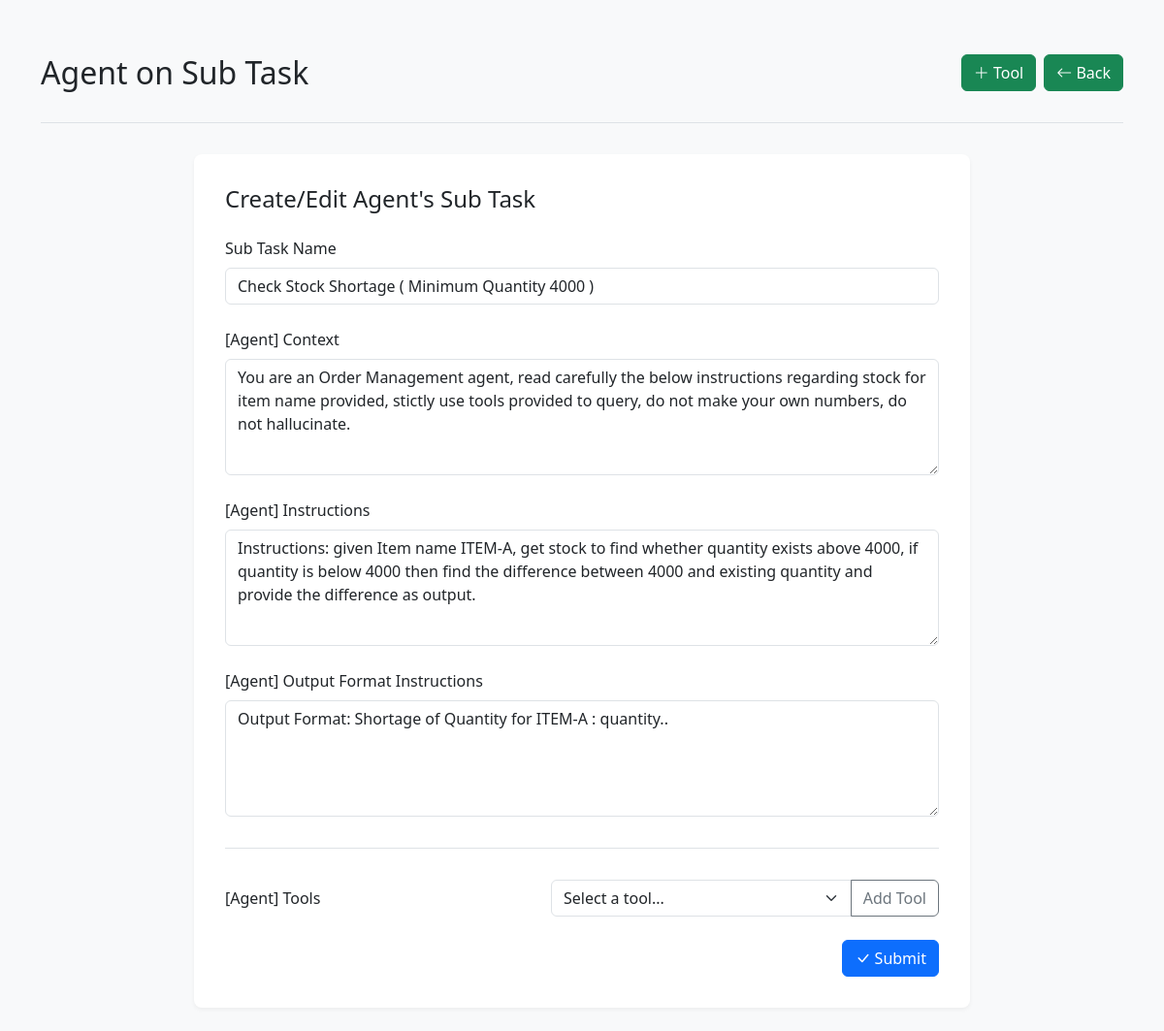
The page /task/10/step/16/edit on the database as committed earlier.
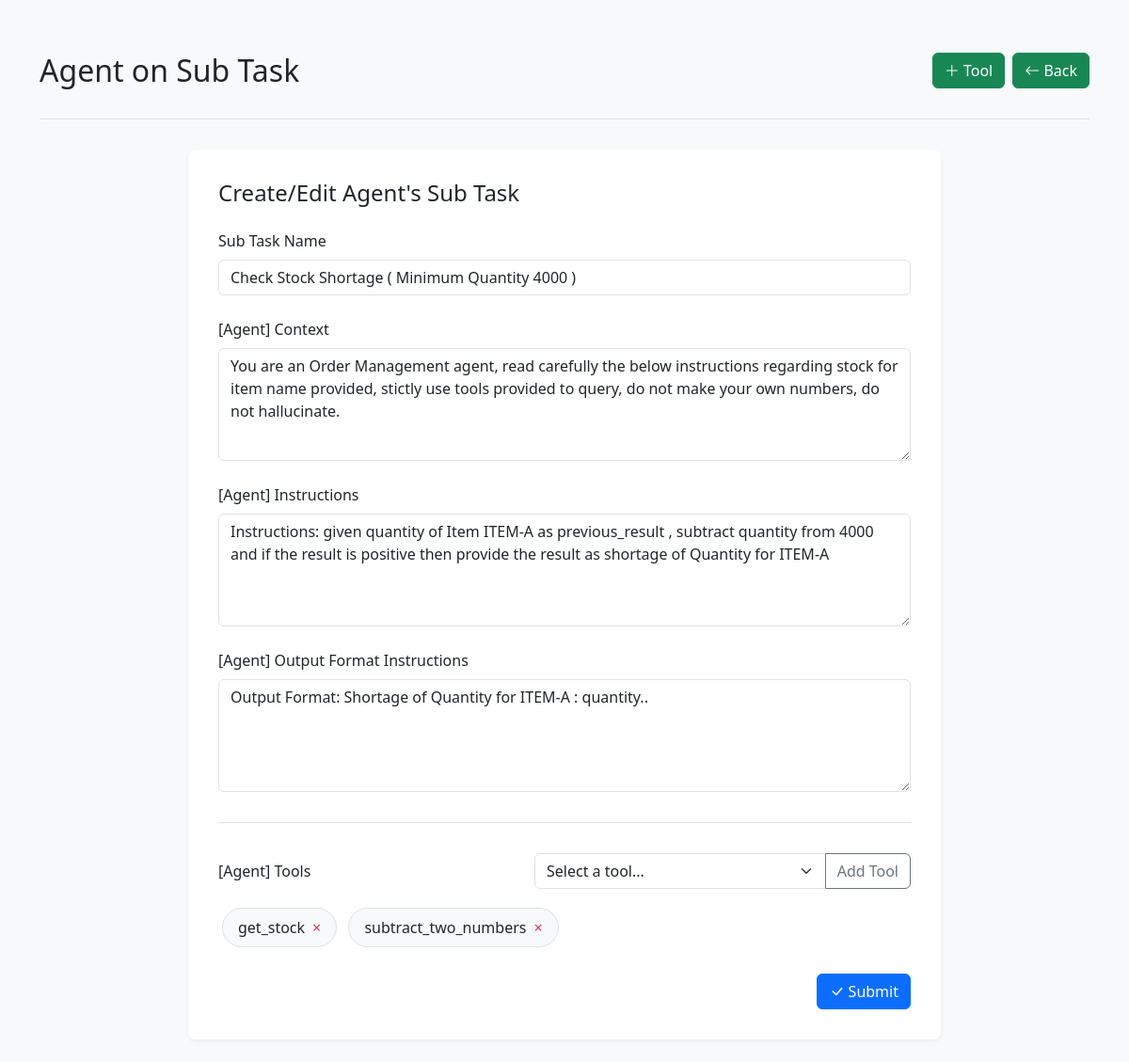
The same page on the database as committed later.
### agentoapp/models.py (models this page shows, shortened)
class SubTask(models.Model):
    belongs_to = models.ForeignKey(Task,on_delete=models.DO_NOTHING)
    name = models.CharField(max_length=100)
    context = models.CharField(max_length=2048)
    instruction = models.CharField(max_length=2048)
    outputFormatInstruction = models.CharField(max_length=2048)
    step = models.IntegerField()

class SubTaskTool(models.Model):
    subtask = models.ForeignKey(SubTask,on_delete=models.DO_NOTHING)
    tool = models.ForeignKey(Tool,on_delete=models.DO_NOTHING)

class Tool(models.Model):
    name = models.CharField(max_length=100)
    context = models.CharField(max_length=2048)
    instruction = models.CharField(max_length=2048)
    outputFormatInstruction = models.CharField(max_length=2048)
    codeblock = models.TextField(null=True)

### agentoapp/views.py (the view, shortened to what this page needs)
# urls.py: path('task/<int:taskId>/step/<int:step>/<str:action>', name='subtask',view=subtask),
def subtask(request,taskId,step,action):
    print(action,taskId,step)
    subtask = None
    if action == 'edit':
        subtask = SubTask.objects.get(id=step)
    tools = Tool.objects.all()
    assigned_tools = None
    if subtask:
        assigned_tools = SubTaskTool.objects.filter(subtask=subtask)
    return render(request,'agentoapp/subtask.html',context={'action':action,'taskId':taskId,'step':step,'subtask':subtask,'tools':tools,'assigned_tools':assigned_tools})

### agentoapp/templates/agentoapp/subtask.html (shortened to what the changed rows need)
<!DOCTYPE html>
<html lang="en">
<head>
    <link href="https://cdn.jsdelivr.net/npm/bootstrap@5.3.3/dist/css/bootstrap.min.css" rel="stylesheet"
>
        <link rel="stylesheet" href="https://cdn.jsdelivr.net/npm/bootstrap-icons@1.11.3/font/bootstrap-icons.min.css">
</head>
<body class="container py-4 bg-light">
    <header class="page-header">
        <div class="d-flex justify-content-between align-items-center">
            <h1 class="h2 mb-0">Agent on Sub Task</h1>
        </div>
    </header>
    <main class="form-container">
        <h2 class="h4 mb-4">Create/Edit Agent's Sub Task</h2>
        {% if subtask %}
        <form method="POST" action="/task/{{taskId}}/subtask/{{subtask.id}}/edit" class="needs-validation">
        {% else %}
        <form method="POST" action="/task/{{taskId}}/subtask/0/create" class="needs-validation">
        {% endif %}
            <div class="form-group">
                <label for="subTaskName" class="form-label">Sub Task Name</label>
                <input
                    type="text"
                    class="form-control"
                    id="subTaskName"
                    name="subTaskName"
                    placeholder="Enter sub task name"
                    value="{{subtask.name}}"
                    required
                >
            </div>
            <div class="form-group">
                <label for="context" class="form-label">[Agent]  Context</label>
                <textarea
                    class="form-control"
                    id="context"
                    name="context"
                    placeholder="Provide context for the sub task"
                    rows="4"
                >{{subtask.context}}</textarea>
            </div>
            <div class="form-group">
                <label for="instruction" class="form-label">[Agent]  Instructions</label>
                <textarea
                    class="form-control"
                    id="instruction"
                    name="instruction"
                    placeholder="Enter detailed instructions"
                    rows="4"
                >{{subtask.instruction}}</textarea>
            </div>
            <div class="form-group">
                <label for="outputFormatInstruction" class="form-label">[Agent]  Output Format Instructions</label>
                <textarea
                    class="form-control"
                    id="outputFormatInstruction"
                    name="outputFormatInstruction"
                    placeholder="Specify the expected output format"
                    rows="4"
                >{{subtask.outputFormatInstruction}}</textarea>
            </div>
            <div class="tools-section">
                <div class="selected-tools" id="selectedTools">
                    {% for assigned_tool in assigned_tools %}
                        <div class="tool-badge" data-tool-id="{{ assigned_tool.tool.id }}">
                            {{ assigned_tool.tool.name }}
                            <span class="remove-tool">×</span>
                        </div>
                    {% endfor %}
                </div>
            </div>
        </form>
    </main>
</body>
</html>

Rows that differ between the two databases and show on the page:
changed SubTask "Check Stock Shortage ( Minimum Quantity 4000 )": instruction "Instructions: given Item name ITEM-A, get stock to find whether quantity exists above 4000, if quantity is below 4000 then find the difference between 4000 and existing quantity and provide the difference as output." → "Instructions: given quantity of Item ITEM-A as previous_result , subtract quantity from 4000 and if the result is positive then provide the result as shortage of Quantity for ITEM-A"
added SubTaskTool: tool.name "get_stock"
added SubTaskTool: tool.name "subtract_two_numbers"
